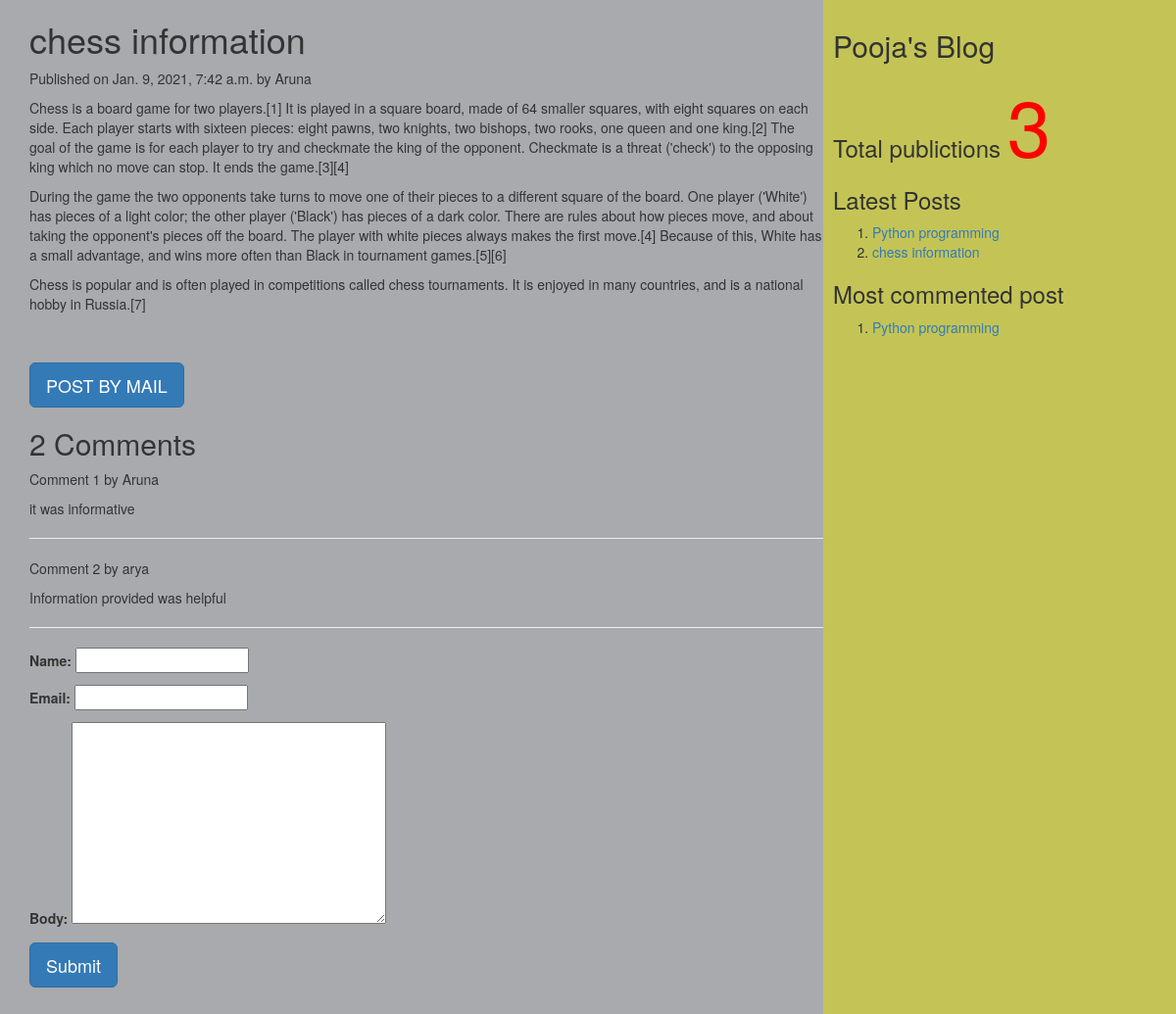
The app's page /2021/01/09/chess-information with its own data.
### myApp/models.py (models this page shows, shortened)
class Post(models.Model):
          tags=TaggableManager()
          STATUS_CHOICES=(('draft','Draft'),('published','Published'))
          title=models.CharField(max_length=256)
          slug=models.SlugField(max_length=264,unique_for_date='publish')
          author=models.ForeignKey(User,related_name='blog_posts',on_delete= models.CASCADE)
          body=models.TextField()
          publish=models.DateTimeField(default=timezone.now)
          created=models.DateTimeField(auto_now_add=True)
          updated=models.DateTimeField(auto_now=True)
          status= models.CharField(max_length=10,choices=STATUS_CHOICES,default='draft')
          objects=CustomManager()
          class Meta:
                ordering=('-publish',)
          def get_absolute_url(self):
                return reverse('post_detail',args=[self.publish.year,self.publish.strftime('%m'),self.publish.strftime('%d'),self.slug])

class Comment(models.Model):
    post=models.ForeignKey(Post,related_name="comments",on_delete=models.CASCADE)
    name=models.CharField(max_length=50)
    email=models.EmailField()
    body=models.TextField()
    created=models.DateTimeField(auto_now_add=True)
    updated=models.DateTimeField(auto_now=True)
    active=models.BooleanField(default=True)
    class Meta:
        ordering=('created',)

### myApp/views.py (the view, shortened to what this page needs)
# urls.py: url(r'(?P<year>\d{4})/(?P<month>\d{2})/(?P<day>\d{2})/(?P<post>[-\w]+)',views.post_detail_view,name='post_detail'),
def post_detail_view(request,year,month,day,post):
    post=get_object_or_404(Post,slug=post,publish__year=year,publish__month=month,publish__day=day)
    comments=post.comments.filter(active=True)
    csubmit=False
    form=CommentForm()
    d={'post':post,'form':form,'csubmit':csubmit,'comments':comments}
    return render(request,'myApp/post_detail.html',d)

### myApp/forms.py
class CommentForm(forms.ModelForm):
    class Meta:
        model=Comment
        fields=('name','email','body')

### myApp/models.py (called while the page is built)
    def get_queryset(self):
        return super().get_queryset().filter(status='published')

### myApp/templatetags/mytags.py (called while the page is built)
@register.simple_tag
def total_posts():
     return Post.objects.count()

@register.inclusion_tag('myApp/latest_post.html')
def show_latest_posts(count=2):
    latest_posts=Post.objects.order_by('-publish')[:count]
    return {'latest_posts':latest_posts}

@register.simple_tag
def get_most_commented_posts(count=1):
    return Post.objects.annotate(total_comments=Count('comments')).order_by('-total_comments')[:count]

### myApp/templates/myApp/post_detail.html (shortened to what this page needs)
<html>
    {%extends 'myApp/parent.html'%}
        {%block content_block%}
        <h1>{{post.title}}</h1>
        <p>Published on {{post.publish}} by {{post.author|title}}</p>
        {{post.body|linebreaks}} <br><br>
        <a href="/{{post.id}}/share" class='btn btn-lg btn-primary'>POST BY MAIL</a>
        {%with comments.count as comments_count%}
        <h2>{{comments_count}} Comment{{comments_count|pluralize}}</h2>
        {%endwith%}
        {%if comments%}
         {%for c in comments%}
         <p>Comment {{forloop.counter}} by {{c.name}}</p>
        <div>{{c.body|linebreaks}}</div>
        <hr>
        {%endfor%}
        {%else%}
         <p style="color:blue;font-size:30px;font-style:bold;border-bottom:1px red solid;">There are no comments</p>
        {%endif%}
         {%if csubmit%}
         <h2>Thank you..Your comment has been added successfully!!</h2>
         {%else%}
         <form  method="post">
           {{form.as_p}}
           <input type="submit" class='btn btn-lg btn-primary' value="Submit">
         </form>
         {%endif%}
        {%endblock%}

### myApp/templates/myApp/parent.html (shortened to what this page needs)
<html>
{%load mytags%}
    <head>
        <link rel="stylesheet" href="https://maxcdn.bootstrapcdn.com/bootstrap/3.3.7/css/bootstrap.min.css">
    </head>
    <body>
        <div class="content" style="width:70%;float:left;background-color:a8aaad;height:300%;padding:0 0 0 30px">
              {%block content_block%}
              {%endblock%}
        </div>
        <div class="sidebar" style="width:30%;float:right;background-color:#c4c456;height:300%;padding:10px">
            <h2>Pooja's Blog</h2>
            <h3>Total publictions
              <span style="color:red;font-size:80px">
              {%total_posts%}</span>
              <h3>Latest Posts</h3>
              {% show_latest_posts 2 %}
              <h3>Most commented post</h3>
              {%get_most_commented_posts as m%}
              <ol>
                {%for post in m%}
                <li><a href="{{post.get_absolute_url}}">{{post.title}}</a></li>
                {%endfor%}
              </ol>
            </h3>
        </div>
    </body>
</html>

### myApp/templates/myApp/latest_post.html
<!DOCTYPE html>
<html lang="en" dir="ltr">
  <body>
    <ol>
     {%for post in latest_posts%}
      <li><a href="{{post.get_absolute_url}}">{{post.title}}</a></li>
     {%endfor%}
    </ol>
  </body>
</html>

### records on screen
Post: title "chess information", publish "Jan. 9, 2021, 7:42 a.m.", author "Aruna", body "Chess is a board game for two players.[1] It is played in a square board, made of 64 smaller squares, with eight squares on each side. Each player starts with sixteen pieces: eight pawns, two knights, two bishops, two rooks, one queen and one king.[2] The goal of the game is for each player to try and checkmate the king of the opponent. Checkmate is a threat ('check') to the opposing king which no move can stop. It ends the game.[3][4] During the game the two opponents take turns to move one of their pieces to a different square of the board. One player ('White') has pieces of a light color; the other player ('Black') has pieces of a dark color. There are rules about how pieces move, and…"
Comment: name "Aruna", body "it was informative"
Comment: name "arya", body "Information provided was helpful"
Post: title "Python programming"

### other values on screen
{{ comments_count }} "2"
